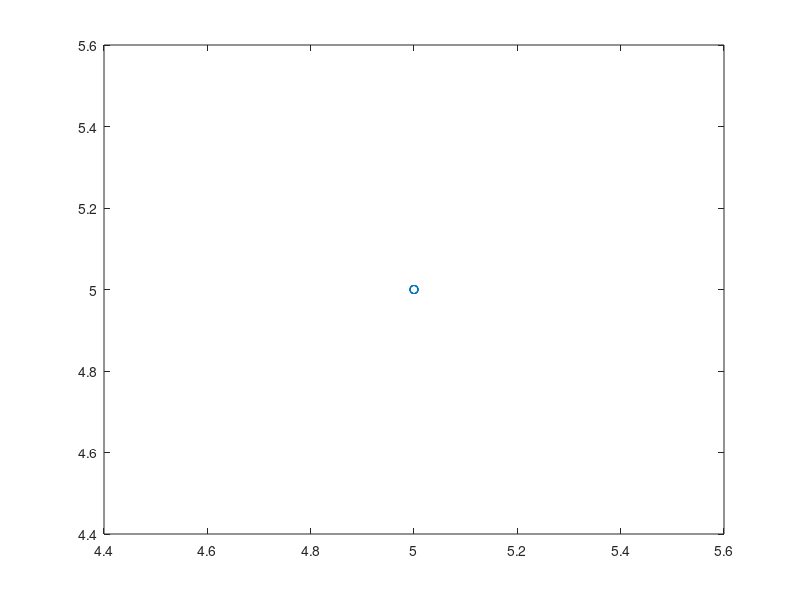

Here is the MATLAB script that generated this plot:
%program for fitting a straight line 
%entering no. of observed points 
n=input('How many points '); 
%taking input 
for i=1:n 
x(i)=input('value of x '); 
 y(i)=input('value of y '); 
end 
%calculating coefficients 
sumx=0; 
sumy=0; 
sumxy=0; 
sumxsq=0; 
for i=1:n 
sumx=sumx+x(i); 
sumy=sumy+y(i); 
sumxy=sumxy+x(i)*y(i); 
sumxsq=sumxsq+x(i)^2; 
end 
format long ; 
%calculating a1 and a0 
a1=(n*sumxy-sumx*sumy)/(n*sumxsq-sumx^2) 
a0=sumy/n-a1*sumx/n 
%plotting observed data 
plot(x,y,'o') 
hold on; 
%plotting fitted data
ym=a0+a1.*x; 
plot(x,ym);